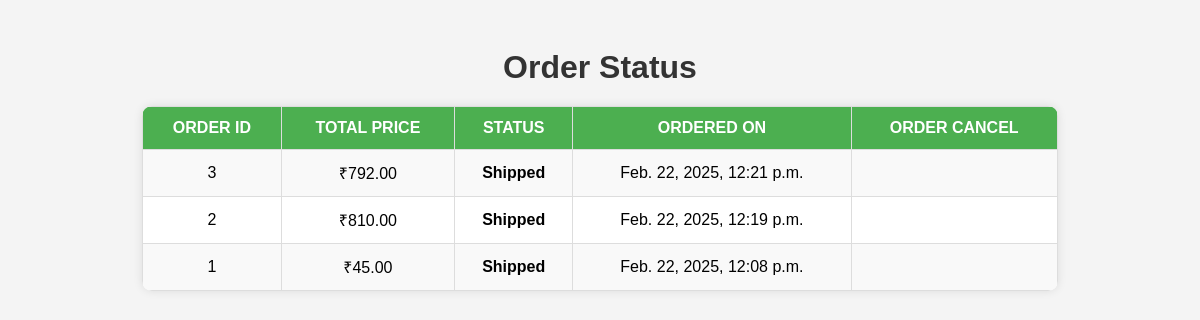
The page /order/ (signed in) on the database its author committed.
### swachathapp/models.py (models this page shows, shortened)
class Order(models.Model):
    STATUS_CHOICES = [
        ('Processing', 'Processing'),
        ('Delivered', 'Delivered'),
        ('Cancelled', 'Cancelled'),
        ('Shipped', 'Shipped')
    ]
    user = models.ForeignKey(settings.AUTH_USER_MODEL, on_delete=models.CASCADE)
    address = models.TextField()
    status = models.CharField(max_length=20, choices=STATUS_CHOICES, default='Processing')
    created_at = models.DateTimeField(auto_now_add=True)
    updated_at = models.DateTimeField(auto_now=True)
    total_price = models.DecimalField(max_digits=10, decimal_places=2,default=0)

### swachathapp/views.py (the view)
# urls.py: path('order/', order, name='order'),
@login_required
def order(request):
    orders = Order.objects.filter(user=request.user).order_by("-created_at")
    return render(request, "order.html", {"orders":orders})

### templates/order.html (shortened to what this page needs)
<!DOCTYPE html>
<html lang="en">
<head>
</head>
<body>
    <h1>Order Status</h1>
    {% if orders %}
    <table>
        <tr>
            <th>Order ID</th>
            <th>Total Price</th>
            <th>Status</th>
            <th>Ordered on</th>
            <th>Order cancel</th>
        </tr>
        {% for order in orders %}
        <tr>
            <td>{{ order.id }}</td>
            <td>₹{{ order.total_price }}</td>
            <td><strong>{{ order.status }}</strong></td>
            <td>{{ order.created_at }}</td>
            <td>
        </td>
        </tr>
        {% endfor %}
    </table>
    {% else %}
    <p>No orders found.</p>
    {% endif %}
</body>
</html>

### templates/order.html (style rules this page uses)
body { font-family: Arial, sans-serif; background-color: #f4f4f4; text-align: center; padding: 20px; }
h1 { color: #333; margin-bottom: 20px; }
table { width: 80%; margin: 0 auto; border-collapse: collapse; background: white; box-shadow: 0 0 10px rgba(0, 0, 0, 0.1); border-radius: 10px; overflow: hidden; }
th, td { padding: 12px; border: 1px solid #ddd; text-align: center; }
th { background-color: #4CAF50; color: white; text-transform: uppercase; }
tr:nth-child(even) { background-color: #f9f9f9; }

### rows shown on the page
Order: id "3", total_price "792.00", status "Shipped", created_at "Feb. 22, 2025, 12:21 p.m."
Order: id "2", total_price "810.00", status "Shipped", created_at "Feb. 22, 2025, 12:19 p.m."
Order: id "1", total_price "45.00", status "Shipped", created_at "Feb. 22, 2025, 12:08 p.m."
